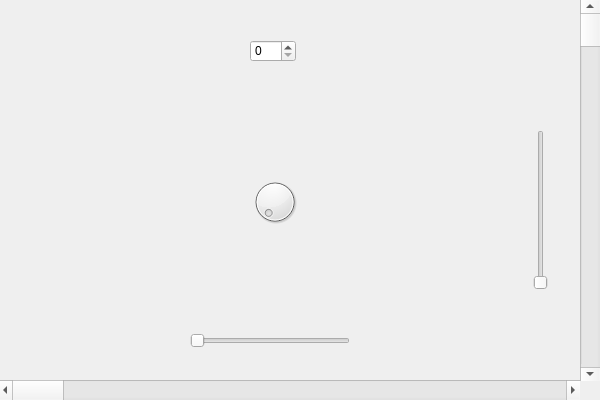
<?xml version="1.0" encoding="UTF-8"?>
<ui version="4.0">
 <class>MyWidgetClass</class>
 <widget class="QWidget" name="MyWidgetClass">
  <property name="geometry">
   <rect>
    <x>0</x>
    <y>0</y>
    <width>600</width>
    <height>400</height>
   </rect>
  </property>
  <property name="windowTitle">
   <string>MyWidget</string>
  </property>
  <widget class="QDial" name="dial">
   <property name="geometry">
    <rect>
     <x>250</x>
     <y>170</y>
     <width>50</width>
     <height>64</height>
    </rect>
   </property>
   <property name="notchesVisible">
    <bool>false</bool>
   </property>
  </widget>
  <widget class="QScrollBar" name="horizontalScrollBar">
   <property name="geometry">
    <rect>
     <x>-1</x>
     <y>380</y>
     <width>581</width>
     <height>20</height>
    </rect>
   </property>
   <property name="focusPolicy">
    <enum>Qt::StrongFocus</enum>
   </property>
   <property name="orientation">
    <enum>Qt::Horizontal</enum>
   </property>
  </widget>
  <widget class="QScrollBar" name="verticalScrollBar">
   <property name="geometry">
    <rect>
     <x>580</x>
     <y>0</y>
     <width>20</width>
     <height>381</height>
    </rect>
   </property>
   <property name="focusPolicy">
    <enum>Qt::StrongFocus</enum>
   </property>
   <property name="orientation">
    <enum>Qt::Vertical</enum>
   </property>
  </widget>
  <widget class="QSlider" name="horizontalSlider">
   <property name="geometry">
    <rect>
     <x>190</x>
     <y>330</y>
     <width>160</width>
     <height>22</height>
    </rect>
   </property>
   <property name="orientation">
    <enum>Qt::Horizontal</enum>
   </property>
  </widget>
  <widget class="QSlider" name="verticalSlider">
   <property name="geometry">
    <rect>
     <x>530</x>
     <y>130</y>
     <width>22</width>
     <height>160</height>
    </rect>
   </property>
   <property name="orientation">
    <enum>Qt::Vertical</enum>
   </property>
  </widget>
  <widget class="QSpinBox" name="spinBox">
   <property name="geometry">
    <rect>
     <x>250</x>
     <y>40</y>
     <width>46</width>
     <height>22</height>
    </rect>
   </property>
  </widget>
 </widget>
 <layoutdefault spacing="6" margin="11"/>
 <resources>
  <include location="MyWidget.qrc"/>
 </resources>
 <connections>
  <connection>
   <sender>dial</sender>
   <signal>sliderMoved(int)</signal>
   <receiver>spinBox</receiver>
   <slot>setValue(int)</slot>
   <hints>
    <hint type="sourcelabel">
     <x>278</x>
     <y>210</y>
    </hint>
    <hint type="destinationlabel">
     <x>272</x>
     <y>52</y>
    </hint>
   </hints>
  </connection>
  <connection>
   <sender>dial</sender>
   <signal>sliderMoved(int)</signal>
   <receiver>horizontalSlider</receiver>
   <slot>setValue(int)</slot>
   <hints>
    <hint type="sourcelabel">
     <x>290</x>
     <y>211</y>
    </hint>
    <hint type="destinationlabel">
     <x>303</x>
     <y>339</y>
    </hint>
   </hints>
  </connection>
  <connection>
   <sender>dial</sender>
   <signal>sliderMoved(int)</signal>
   <receiver>verticalSlider</receiver>
   <slot>setValue(int)</slot>
   <hints>
    <hint type="sourcelabel">
     <x>288</x>
     <y>185</y>
    </hint>
    <hint type="destinationlabel">
     <x>536</x>
     <y>212</y>
    </hint>
   </hints>
  </connection>
  <connection>
   <sender>dial</sender>
   <signal>sliderMoved(int)</signal>
   <receiver>horizontalScrollBar</receiver>
   <slot>setValue(int)</slot>
   <hints>
    <hint type="sourcelabel">
     <x>283</x>
     <y>187</y>
    </hint>
    <hint type="destinationlabel">
     <x>212</x>
     <y>387</y>
    </hint>
   </hints>
  </connection>
  <connection>
   <sender>dial</sender>
   <signal>sliderMoved(int)</signal>
   <receiver>verticalScrollBar</receiver>
   <slot>setValue(int)</slot>
   <hints>
    <hint type="sourcelabel">
     <x>287</x>
     <y>176</y>
    </hint>
    <hint type="destinationlabel">
     <x>589</x>
     <y>101</y>
    </hint>
   </hints>
  </connection>
 </connections>
</ui>
